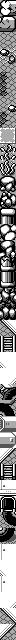

Below is a game level as drawn by its tile map, then a one-line description and the .tmx file that defines it, in full:
An orthogonal 2x80 tile map with 8x8 px tiles, 1 tile layer (metatiles), 2 tilesets.

<map height="80" orientation="orthogonal" renderorder="right-down" tileheight="8" tilewidth="8" width="2">
	<tileset firstgid="1" tilewidth="8" tileheight="8">
		<image source="../../../gfx/tilesets/gfx_06b_5db0.png" />
	</tileset>
	<tileset firstgid="69" tilewidth="8" tileheight="8">
		<image source="../../../gfx/tilesets/gfx_06b_61e0.png" />
	</tileset>
	<layer height="80" id="1" name="metatiles" width="2">
		<data encoding="csv">
2, 4,
3, 5,
6, 8,
7, 9,
10, 12,
11, 13,
14, 16,
15, 17,
10, 12,
18, 13,
19, 12,
18, 13,
10, 12,
11, 14,
20, 12,
21, 13,
22, 24,
23, 25,
26, 28,
27, 29,
30, 32,
31, 33,
34, 36,
35, 37,
38, 40,
39, 41,
42, 44,
43, 45,
46, 48,
47, 49,
50, 52,
51, 53,
54, 56,
55, 57,
58, 59,
55, 57,
60, 62,
61, 63,
64, 66,
65, 67,
69, 71,
70, 72,
73, 75,
74, 76,
77, 77,
78, 77,
77, 77,
77, 79,
80, 82,
81, 83,
84, 86,
85, 87,
88, 90,
89, 91,
92, 94,
93, 95,
96, 98,
97, 99,
73, 75,
100, 101,
102, 104,
103, 105,
106, 108,
107, 109,
110, 112,
111, 113,
114, 116,
115, 117,
118, 77,
119, 77,
1, 1,
78, 1,
118, 1,
119, 1,
1, 1,
1, 79,
69, 71,
11, 72,
96, 98,
97, 13</data>
	</layer>
</map>
